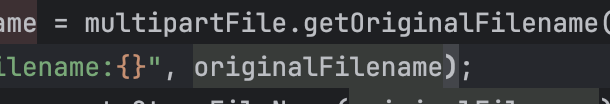
#> input picture ppt_parser_test/input/image/new_img.png, 610 x 104 px, found by its file name
$ python pptx_transparency_test.py
#> lines starting #> are read from the running program, lines starting #| are printed output that depends on the picture
from pptx import Presentation
from pptx.util import Inches
from PIL import Image

# 이미지 불러오기
img = Image.open("input/image/new_img.png").convert("RGBA")
#> img is the input picture: PIL image 610x104 RGBA; mean R, G, B, A 53.8, 55.6, 57.6, 255

# 알파값 조절 (예: 50%)
alpha = img.split()[3]
#> alpha: PIL image 610x104 L; every value is 255
alpha = alpha.point(lambda p: p * 0.5)
#> alpha: PIL image 610x104 L; every value is 128
img.putalpha(alpha)
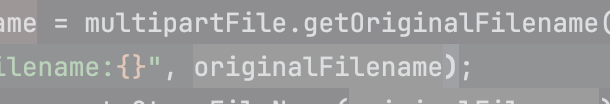
#> img: PIL image 610x104 RGBA; mean R, G, B, A 53.8, 55.6, 57.6, 128; transparent parts drawn white

# 수정된 이미지 저장
img.save("output/image/transparent.png")

# PPTX에 삽입
#> (the run stopped early here; a loop or call above may not have finished)
